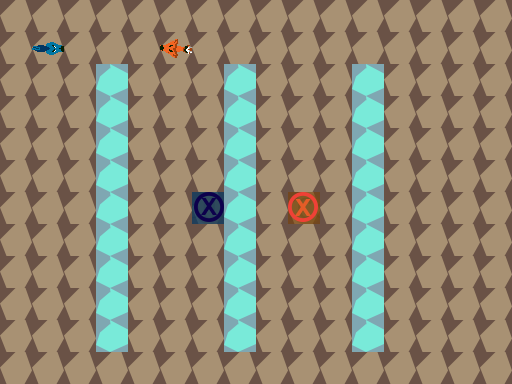

This game map was drawn from its Tiled (.tmx) file and the tilesets committed beside it. A one-line description and the full map source follow:
An orthogonal 16x12 tile map with 32x32 px tiles, 3 tile layers (Ground, Obstacles, Objects), 1 hidden layer not drawn.

<map version="1.0" orientation="orthogonal" renderorder="right-down" width="16" height="12" tilewidth="32" tileheight="32" nextobjectid="6">
 <tileset firstgid="1" name="TilesetPlaceholder" tilewidth="32" tileheight="32" tilecount="240" columns="10">
  <image source="../../../Tileset.png" width="320" height="768" />
 </tileset>
 <layer name="Ground" width="16" height="12">
  <data encoding="csv">
17,17,17,17,17,17,17,17,17,17,17,17,17,17,17,17,
17,17,17,17,17,17,17,17,17,17,17,17,17,17,17,17,
17,17,17,18,17,17,17,18,17,17,17,18,17,17,17,17,
17,17,17,18,17,17,17,18,17,17,17,18,17,17,17,17,
17,17,17,18,17,17,17,18,17,17,17,18,17,17,17,17,
17,17,17,18,17,17,17,18,17,17,17,18,17,17,17,17,
17,17,17,18,17,17,17,18,17,17,17,18,17,17,17,17,
17,17,17,18,17,17,17,18,17,17,17,18,17,17,17,17,
17,17,17,18,17,17,17,18,17,17,17,18,17,17,17,17,
17,17,17,18,17,17,17,18,17,17,17,18,17,17,17,17,
17,17,17,18,17,17,17,18,17,17,17,18,17,17,17,17,
17,17,17,17,17,17,17,17,17,17,17,17,17,17,17,17
</data>
 </layer>
 <layer name="Obstacles" width="16" height="12">
  <data encoding="csv">
0,0,0,0,0,0,0,0,0,0,0,0,0,0,0,0,
0,0,0,0,0,0,0,0,0,0,0,0,0,0,0,0,
0,0,0,0,0,0,0,0,0,0,0,0,0,0,0,0,
0,0,0,0,0,0,0,0,0,0,0,0,0,0,0,0,
0,0,0,0,0,0,0,0,0,0,0,0,0,0,0,0,
0,0,0,0,0,0,0,0,0,0,0,0,0,0,0,0,
0,0,0,0,0,0,0,0,0,0,0,0,0,0,0,0,
0,0,0,0,0,0,0,0,0,0,0,0,0,0,0,0,
0,0,0,0,0,0,0,0,0,0,0,0,0,0,0,0,
0,0,0,0,0,0,0,0,0,0,0,0,0,0,0,0,
0,0,0,0,0,0,0,0,0,0,0,0,0,0,0,0,
0,0,0,0,0,0,0,0,0,0,0,0,0,0,0,0
</data>
 </layer>
 <layer name="Objects" width="16" height="12">
  <data encoding="csv">
0,0,0,0,0,0,0,0,0,0,0,0,0,0,0,0,
0,2684354752,0,0,0,1610612927,0,0,0,0,0,0,0,0,0,0,
0,0,0,0,0,0,0,0,0,0,0,0,0,0,0,0,
0,0,0,0,0,0,0,0,0,0,0,0,0,0,0,0,
0,0,0,0,0,0,0,0,0,0,0,0,0,0,0,0,
0,0,0,0,0,0,0,0,0,0,0,0,0,0,0,0,
0,0,0,0,0,0,182,0,0,181,0,0,0,0,0,0,
0,0,0,0,0,0,0,0,0,0,0,0,0,0,0,0,
0,0,0,0,0,0,0,0,0,0,0,0,0,0,0,0,
0,0,0,0,0,0,0,0,0,0,0,0,0,0,0,0,
0,0,0,0,0,0,0,0,0,0,0,0,0,0,0,0,
0,0,0,0,0,0,0,0,0,0,0,0,0,0,0,0
</data>
 </layer>
 <layer name="Solution" width="16" height="12" visible="0">
  <data encoding="csv">
0,0,0,0,0,0,0,0,0,0,0,0,0,0,0,0,
0,0,0,0,0,0,0,0,0,0,0,0,0,0,0,0,
0,0,0,0,0,0,0,0,0,0,0,0,0,0,0,0,
0,0,0,0,0,0,0,0,0,223,223,223,223,0,0,0,
0,0,0,0,0,0,0,0,0,223,0,0,223,0,0,0,
0,0,0,0,0,0,0,0,0,223,0,0,223,0,0,0,
0,0,0,0,0,0,0,0,0,223,0,0,223,0,0,0,
0,0,0,0,0,0,0,0,0,223,0,0,223,0,0,0,
0,0,0,0,0,0,0,0,0,223,0,0,223,0,0,0,
0,0,0,0,0,0,0,0,0,223,223,223,0,0,0,0,
0,0,0,0,0,0,0,0,0,0,0,0,0,0,0,0,
0,0,0,0,0,0,0,0,0,0,0,0,0,0,0,0
</data>
 </layer>
</map>
